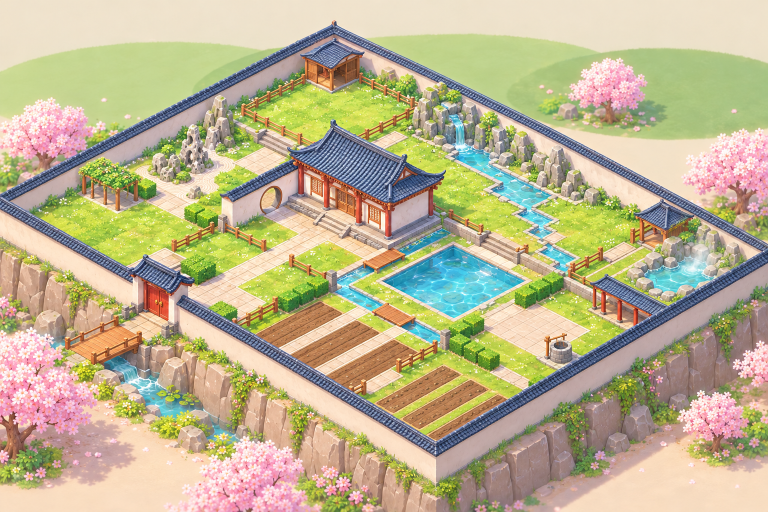
#> input picture art/raw/estate/estate.png, 1536 x 1024 px (shown at 1/2 size)
$ python detail_crops.py ../../art/raw/estate/estate.png
#> lines starting #> are read from the running program, lines starting #| are printed output that depends on the picture
"""第二轮高清：把宅院整图切成几块带重叠的 3:2 小图，给图像模型逐块重绘

    python3 scripts/estate/detail_crops.py art/raw/estate/estate.png [--pad32] [--cols 3] [--overlap 0.15]

--pad32：原图是按 3:2 补过上下留白的白模底稿画的，先按世界框比例裁掉留白。
输出 art/raw/estate/detail/base.png（裁好的底图）、in-00.png … in-rc.png（小图）和 boxes.json（每块在底图上的位置）。
模型重绘后存成同目录的 out-00.png …，再跑 merge_details.py 拼回高清整图。
"""
import argparse
import json
import math
import os

from PIL import Image

from cut_art import world_ratio, unpad32  # noqa: E402  同目录

REPO = os.path.normpath(os.path.join(os.path.dirname(os.path.abspath(__file__)), '..', '..'))
OUT = os.path.join(REPO, 'art', 'raw', 'estate', 'detail')


def boxes_for(w, h, cols, overlap):
    cw = w / (cols - (cols - 1) * overlap)
    ch = cw / 1.5
    rows = max(1, math.ceil((h - ch * overlap) / (ch * (1 - overlap))))
    # 行方向按实际高度重新摊开，让最后一行正好贴底
    step_x = cw * (1 - overlap)
    step_y = (h - ch) / (rows - 1) if rows > 1 else 0
    out = []
    for r in range(rows):
        for c in range(cols):
            x = round(c * step_x)
            y = round(r * step_y)
            out.append({'key': f'{r}{c}', 'box': [x, y, min(w, round(x + cw)), min(h, round(y + ch))]})
    return out


def main():
    ap = argparse.ArgumentParser()
    ap.add_argument('image')
    ap.add_argument('--pad32', action='store_true')
    ap.add_argument('--cols', type=int, default=3)
    ap.add_argument('--overlap', type=float, default=0.15)
    a = ap.parse_args()
    img = Image.open(a.image).convert('RGB')
#> img is the input picture: PIL image 1536x1024 RGB; mean R, G, B 188.9, 179.4, 143.9
    if a.pad32:
        img = unpad32(img, world_ratio())
    os.makedirs(OUT, exist_ok=True)
    img.save(os.path.join(OUT, 'base.png'))
    boxes = boxes_for(img.width, img.height, a.cols, a.overlap)
    for b in boxes:
        img.crop(b['box']).save(os.path.join(OUT, f'in-{b["key"]}.png'))
#> this loop made 12 passes
#> pass 1, in main, `img.crop(b['box']).save(os.path.join(OUT, f'in-{b["key"]}.png'))`:
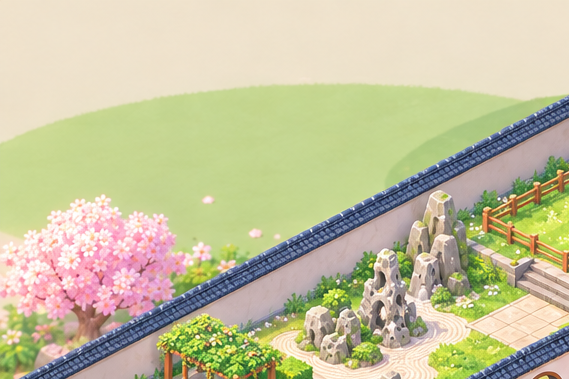
#> saved as in-00.png: PIL image 569x379 RGB; mean R, G, B 197.8, 194.5, 158.6
#> pass 2, in main, `img.crop(b['box']).save(os.path.join(OUT, f'in-{b["key"]}.png'))`:
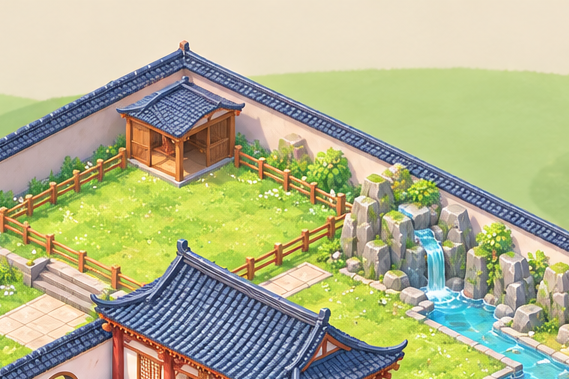
#> saved as in-01.png: PIL image 569x379 RGB; mean R, G, B 178, 180.3, 141.8
    json.dump({'base': [img.width, img.height], 'boxes': boxes}, open(os.path.join(OUT, 'boxes.json'), 'w'), indent=1)
    print(f'底图 {img.width}×{img.height}，切成 {len(boxes)} 块（{boxes[0]["box"][2] - boxes[0]["box"][0]}×{boxes[0]["box"][3] - boxes[0]["box"][1]}）→ {OUT}/in-*.png')
#| 底图 1536×1024，切成 12 块（569×379）→ art/raw/estate/detail/in-*.png
    print('每块重绘后存成 out-<同名>.png，然后 python3 scripts/estate/merge_details.py')


if __name__ == '__main__':
    main()
